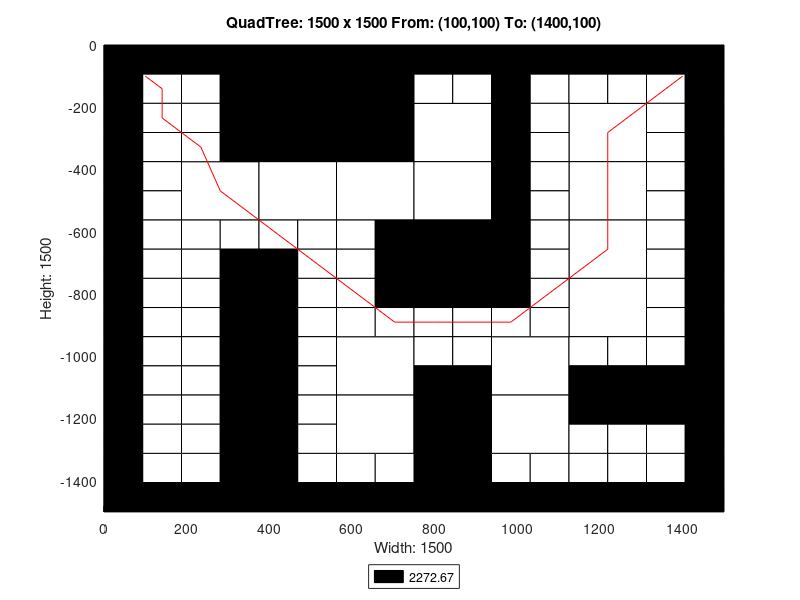

Write the MATLAB code that produced this figure.
axis([0 1500 -1500 0]);
title('QuadTree: 1500 x 1500 From: (100,100) To: (1400,100)');
xlabel('Width: 1500');
ylabel('Height: 1500');
rectangle('Position',[375 -375 375 375], 'FaceColor',[0 0 0]);
rectangle('Position',[187.5 -562.5 187.5 187.5], 'FaceColor',[1 1 1]);
rectangle('Position',[375 -562.5 187.5 187.5], 'FaceColor',[1 1 1]);
rectangle('Position',[562.5 -562.5 187.5 187.5], 'FaceColor',[1 1 1]);
rectangle('Position',[750 -375 187.5 187.5], 'FaceColor',[1 1 1]);
rectangle('Position',[1125 -375 187.5 187.5], 'FaceColor',[1 1 1]);
rectangle('Position',[750 -562.5 187.5 187.5], 'FaceColor',[1 1 1]);
rectangle('Position',[750 -750 187.5 187.5], 'FaceColor',[0 0 0]);
rectangle('Position',[1125 -562.5 187.5 187.5], 'FaceColor',[1 1 1]);
rectangle('Position',[1125 -750 187.5 187.5], 'FaceColor',[1 1 1]);
rectangle('Position',[562.5 -1125 187.5 187.5], 'FaceColor',[1 1 1]);
rectangle('Position',[562.5 -1312.5 187.5 187.5], 'FaceColor',[1 1 1]);
rectangle('Position',[937.5 -1125 187.5 187.5], 'FaceColor',[1 1 1]);
rectangle('Position',[1125 -937.5 187.5 187.5], 'FaceColor',[1 1 1]);
rectangle('Position',[750 -1312.5 187.5 187.5], 'FaceColor',[0 0 0]);
rectangle('Position',[937.5 -1312.5 187.5 187.5], 'FaceColor',[1 1 1]);
rectangle('Position',[750 -1500 187.5 187.5], 'FaceColor',[0 0 0]);
rectangle('Position',[0 -93.75 93.75 93.75], 'FaceColor',[0 0 0]);
rectangle('Position',[93.75 -93.75 93.75 93.75], 'FaceColor',[0 0 0]);
rectangle('Position',[0 -187.5 93.75 93.75], 'FaceColor',[0 0 0]);
rectangle('Position',[93.75 -187.5 93.75 93.75], 'FaceColor',[1 1 1]);
rectangle('Position',[187.5 -93.75 93.75 93.75], 'FaceColor',[0 0 0]);
rectangle('Position',[281.25 -93.75 93.75 93.75], 'FaceColor',[0 0 0]);
rectangle('Position',[187.5 -187.5 93.75 93.75], 'FaceColor',[1 1 1]);
rectangle('Position',[281.25 -187.5 93.75 93.75], 'FaceColor',[0 0 0]);
rectangle('Position',[0 -281.25 93.75 93.75], 'FaceColor',[0 0 0]);
rectangle('Position',[93.75 -281.25 93.75 93.75], 'FaceColor',[1 1 1]);
rectangle('Position',[0 -375 93.75 93.75], 'FaceColor',[0 0 0]);
rectangle('Position',[93.75 -375 93.75 93.75], 'FaceColor',[1 1 1]);
rectangle('Position',[187.5 -281.25 93.75 93.75], 'FaceColor',[1 1 1]);
rectangle('Position',[281.25 -281.25 93.75 93.75], 'FaceColor',[0 0 0]);
rectangle('Position',[187.5 -375 93.75 93.75], 'FaceColor',[1 1 1]);
rectangle('Position',[281.25 -375 93.75 93.75], 'FaceColor',[0 0 0]);
rectangle('Position',[0 -468.75 93.75 93.75], 'FaceColor',[0 0 0]);
rectangle('Position',[93.75 -468.75 93.75 93.75], 'FaceColor',[1 1 1]);
rectangle('Position',[0 -562.5 93.75 93.75], 'FaceColor',[0 0 0]);
rectangle('Position',[93.75 -562.5 93.75 93.75], 'FaceColor',[1 1 1]);
rectangle('Position',[0 -656.25 93.75 93.75], 'FaceColor',[0 0 0]);
rectangle('Position',[93.75 -656.25 93.75 93.75], 'FaceColor',[1 1 1]);
rectangle('Position',[0 -750 93.75 93.75], 'FaceColor',[0 0 0]);
rectangle('Position',[93.75 -750 93.75 93.75], 'FaceColor',[1 1 1]);
rectangle('Position',[187.5 -656.25 93.75 93.75], 'FaceColor',[1 1 1]);
rectangle('Position',[281.25 -656.25 93.75 93.75], 'FaceColor',[1 1 1]);
rectangle('Position',[187.5 -750 93.75 93.75], 'FaceColor',[1 1 1]);
rectangle('Position',[281.25 -750 93.75 93.75], 'FaceColor',[0 0 0]);
rectangle('Position',[375 -656.25 93.75 93.75], 'FaceColor',[1 1 1]);
rectangle('Position',[468.75 -656.25 93.75 93.75], 'FaceColor',[1 1 1]);
rectangle('Position',[375 -750 93.75 93.75], 'FaceColor',[0 0 0]);
rectangle('Position',[468.75 -750 93.75 93.75], 'FaceColor',[1 1 1]);
rectangle('Position',[562.5 -656.25 93.75 93.75], 'FaceColor',[1 1 1]);
rectangle('Position',[656.25 -656.25 93.75 93.75], 'FaceColor',[0 0 0]);
rectangle('Position',[562.5 -750 93.75 93.75], 'FaceColor',[1 1 1]);
rectangle('Position',[656.25 -750 93.75 93.75], 'FaceColor',[0 0 0]);
rectangle('Position',[750 -93.75 93.75 93.75], 'FaceColor',[0 0 0]);
rectangle('Position',[843.75 -93.75 93.75 93.75], 'FaceColor',[0 0 0]);
rectangle('Position',[750 -187.5 93.75 93.75], 'FaceColor',[1 1 1]);
rectangle('Position',[843.75 -187.5 93.75 93.75], 'FaceColor',[1 1 1]);
rectangle('Position',[937.5 -93.75 93.75 93.75], 'FaceColor',[0 0 0]);
rectangle('Position',[1031.25 -93.75 93.75 93.75], 'FaceColor',[0 0 0]);
rectangle('Position',[937.5 -187.5 93.75 93.75], 'FaceColor',[0 0 0]);
rectangle('Position',[1031.25 -187.5 93.75 93.75], 'FaceColor',[1 1 1]);
rectangle('Position',[937.5 -281.25 93.75 93.75], 'FaceColor',[0 0 0]);
rectangle('Position',[1031.25 -281.25 93.75 93.75], 'FaceColor',[1 1 1]);
rectangle('Position',[937.5 -375 93.75 93.75], 'FaceColor',[0 0 0]);
rectangle('Position',[1031.25 -375 93.75 93.75], 'FaceColor',[1 1 1]);
rectangle('Position',[1125 -93.75 93.75 93.75], 'FaceColor',[0 0 0]);
rectangle('Position',[1218.75 -93.75 93.75 93.75], 'FaceColor',[0 0 0]);
rectangle('Position',[1125 -187.5 93.75 93.75], 'FaceColor',[1 1 1]);
rectangle('Position',[1218.75 -187.5 93.75 93.75], 'FaceColor',[1 1 1]);
rectangle('Position',[1312.5 -93.75 93.75 93.75], 'FaceColor',[0 0 0]);
rectangle('Position',[1406.25 -93.75 93.75 93.75], 'FaceColor',[0 0 0]);
rectangle('Position',[1312.5 -187.5 93.75 93.75], 'FaceColor',[1 1 1]);
rectangle('Position',[1406.25 -187.5 93.75 93.75], 'FaceColor',[0 0 0]);
rectangle('Position',[1312.5 -281.25 93.75 93.75], 'FaceColor',[1 1 1]);
rectangle('Position',[1406.25 -281.25 93.75 93.75], 'FaceColor',[0 0 0]);
rectangle('Position',[1312.5 -375 93.75 93.75], 'FaceColor',[1 1 1]);
rectangle('Position',[1406.25 -375 93.75 93.75], 'FaceColor',[0 0 0]);
rectangle('Position',[937.5 -468.75 93.75 93.75], 'FaceColor',[0 0 0]);
rectangle('Position',[1031.25 -468.75 93.75 93.75], 'FaceColor',[1 1 1]);
rectangle('Position',[937.5 -562.5 93.75 93.75], 'FaceColor',[0 0 0]);
rectangle('Position',[1031.25 -562.5 93.75 93.75], 'FaceColor',[1 1 1]);
rectangle('Position',[937.5 -656.25 93.75 93.75], 'FaceColor',[0 0 0]);
rectangle('Position',[1031.25 -656.25 93.75 93.75], 'FaceColor',[1 1 1]);
rectangle('Position',[937.5 -750 93.75 93.75], 'FaceColor',[0 0 0]);
rectangle('Position',[1031.25 -750 93.75 93.75], 'FaceColor',[1 1 1]);
rectangle('Position',[1312.5 -468.75 93.75 93.75], 'FaceColor',[1 1 1]);
rectangle('Position',[1406.25 -468.75 93.75 93.75], 'FaceColor',[0 0 0]);
rectangle('Position',[1312.5 -562.5 93.75 93.75], 'FaceColor',[1 1 1]);
rectangle('Position',[1406.25 -562.5 93.75 93.75], 'FaceColor',[0 0 0]);
rectangle('Position',[1312.5 -656.25 93.75 93.75], 'FaceColor',[1 1 1]);
rectangle('Position',[1406.25 -656.25 93.75 93.75], 'FaceColor',[0 0 0]);
rectangle('Position',[1312.5 -750 93.75 93.75], 'FaceColor',[1 1 1]);
rectangle('Position',[1406.25 -750 93.75 93.75], 'FaceColor',[0 0 0]);
rectangle('Position',[0 -843.75 93.75 93.75], 'FaceColor',[0 0 0]);
rectangle('Position',[93.75 -843.75 93.75 93.75], 'FaceColor',[1 1 1]);
rectangle('Position',[0 -937.5 93.75 93.75], 'FaceColor',[0 0 0]);
rectangle('Position',[93.75 -937.5 93.75 93.75], 'FaceColor',[1 1 1]);
rectangle('Position',[187.5 -843.75 93.75 93.75], 'FaceColor',[1 1 1]);
rectangle('Position',[281.25 -843.75 93.75 93.75], 'FaceColor',[0 0 0]);
rectangle('Position',[187.5 -937.5 93.75 93.75], 'FaceColor',[1 1 1]);
rectangle('Position',[281.25 -937.5 93.75 93.75], 'FaceColor',[0 0 0]);
rectangle('Position',[0 -1031.25 93.75 93.75], 'FaceColor',[0 0 0]);
rectangle('Position',[93.75 -1031.25 93.75 93.75], 'FaceColor',[1 1 1]);
rectangle('Position',[0 -1125 93.75 93.75], 'FaceColor',[0 0 0]);
rectangle('Position',[93.75 -1125 93.75 93.75], 'FaceColor',[1 1 1]);
rectangle('Position',[187.5 -1031.25 93.75 93.75], 'FaceColor',[1 1 1]);
rectangle('Position',[281.25 -1031.25 93.75 93.75], 'FaceColor',[0 0 0]);
rectangle('Position',[187.5 -1125 93.75 93.75], 'FaceColor',[1 1 1]);
rectangle('Position',[281.25 -1125 93.75 93.75], 'FaceColor',[0 0 0]);
rectangle('Position',[375 -843.75 93.75 93.75], 'FaceColor',[0 0 0]);
rectangle('Position',[468.75 -843.75 93.75 93.75], 'FaceColor',[1 1 1]);
rectangle('Position',[375 -937.5 93.75 93.75], 'FaceColor',[0 0 0]);
rectangle('Position',[468.75 -937.5 93.75 93.75], 'FaceColor',[1 1 1]);
rectangle('Position',[562.5 -843.75 93.75 93.75], 'FaceColor',[1 1 1]);
rectangle('Position',[656.25 -843.75 93.75 93.75], 'FaceColor',[0 0 0]);
rectangle('Position',[562.5 -937.5 93.75 93.75], 'FaceColor',[1 1 1]);
rectangle('Position',[656.25 -937.5 93.75 93.75], 'FaceColor',[1 1 1]);
rectangle('Position',[375 -1031.25 93.75 93.75], 'FaceColor',[0 0 0]);
rectangle('Position',[468.75 -1031.25 93.75 93.75], 'FaceColor',[1 1 1]);
rectangle('Position',[375 -1125 93.75 93.75], 'FaceColor',[0 0 0]);
rectangle('Position',[468.75 -1125 93.75 93.75], 'FaceColor',[1 1 1]);
rectangle('Position',[0 -1218.75 93.75 93.75], 'FaceColor',[0 0 0]);
rectangle('Position',[93.75 -1218.75 93.75 93.75], 'FaceColor',[1 1 1]);
rectangle('Position',[0 -1312.5 93.75 93.75], 'FaceColor',[0 0 0]);
rectangle('Position',[93.75 -1312.5 93.75 93.75], 'FaceColor',[1 1 1]);
rectangle('Position',[187.5 -1218.75 93.75 93.75], 'FaceColor',[1 1 1]);
rectangle('Position',[281.25 -1218.75 93.75 93.75], 'FaceColor',[0 0 0]);
rectangle('Position',[187.5 -1312.5 93.75 93.75], 'FaceColor',[1 1 1]);
rectangle('Position',[281.25 -1312.5 93.75 93.75], 'FaceColor',[0 0 0]);
rectangle('Position',[0 -1406.25 93.75 93.75], 'FaceColor',[0 0 0]);
rectangle('Position',[93.75 -1406.25 93.75 93.75], 'FaceColor',[1 1 1]);
rectangle('Position',[0 -1500 93.75 93.75], 'FaceColor',[0 0 0]);
rectangle('Position',[93.75 -1500 93.75 93.75], 'FaceColor',[0 0 0]);
rectangle('Position',[187.5 -1406.25 93.75 93.75], 'FaceColor',[1 1 1]);
rectangle('Position',[281.25 -1406.25 93.75 93.75], 'FaceColor',[0 0 0]);
rectangle('Position',[187.5 -1500 93.75 93.75], 'FaceColor',[0 0 0]);
rectangle('Position',[281.25 -1500 93.75 93.75], 'FaceColor',[0 0 0]);
rectangle('Position',[375 -1218.75 93.75 93.75], 'FaceColor',[0 0 0]);
rectangle('Position',[468.75 -1218.75 93.75 93.75], 'FaceColor',[1 1 1]);
rectangle('Position',[375 -1312.5 93.75 93.75], 'FaceColor',[0 0 0]);
rectangle('Position',[468.75 -1312.5 93.75 93.75], 'FaceColor',[1 1 1]);
rectangle('Position',[375 -1406.25 93.75 93.75], 'FaceColor',[0 0 0]);
rectangle('Position',[468.75 -1406.25 93.75 93.75], 'FaceColor',[1 1 1]);
rectangle('Position',[375 -1500 93.75 93.75], 'FaceColor',[0 0 0]);
rectangle('Position',[468.75 -1500 93.75 93.75], 'FaceColor',[0 0 0]);
rectangle('Position',[562.5 -1406.25 93.75 93.75], 'FaceColor',[1 1 1]);
rectangle('Position',[656.25 -1406.25 93.75 93.75], 'FaceColor',[1 1 1]);
rectangle('Position',[562.5 -1500 93.75 93.75], 'FaceColor',[0 0 0]);
rectangle('Position',[656.25 -1500 93.75 93.75], 'FaceColor',[0 0 0]);
rectangle('Position',[750 -843.75 93.75 93.75], 'FaceColor',[0 0 0]);
rectangle('Position',[843.75 -843.75 93.75 93.75], 'FaceColor',[0 0 0]);
rectangle('Position',[750 -937.5 93.75 93.75], 'FaceColor',[1 1 1]);
rectangle('Position',[843.75 -937.5 93.75 93.75], 'FaceColor',[1 1 1]);
rectangle('Position',[937.5 -843.75 93.75 93.75], 'FaceColor',[0 0 0]);
rectangle('Position',[1031.25 -843.75 93.75 93.75], 'FaceColor',[1 1 1]);
rectangle('Position',[937.5 -937.5 93.75 93.75], 'FaceColor',[1 1 1]);
rectangle('Position',[1031.25 -937.5 93.75 93.75], 'FaceColor',[1 1 1]);
rectangle('Position',[750 -1031.25 93.75 93.75], 'FaceColor',[1 1 1]);
rectangle('Position',[843.75 -1031.25 93.75 93.75], 'FaceColor',[1 1 1]);
rectangle('Position',[750 -1125 93.75 93.75], 'FaceColor',[0 0 0]);
rectangle('Position',[843.75 -1125 93.75 93.75], 'FaceColor',[0 0 0]);
rectangle('Position',[1312.5 -843.75 93.75 93.75], 'FaceColor',[1 1 1]);
rectangle('Position',[1406.25 -843.75 93.75 93.75], 'FaceColor',[0 0 0]);
rectangle('Position',[1312.5 -937.5 93.75 93.75], 'FaceColor',[1 1 1]);
rectangle('Position',[1406.25 -937.5 93.75 93.75], 'FaceColor',[0 0 0]);
rectangle('Position',[1125 -1031.25 93.75 93.75], 'FaceColor',[1 1 1]);
rectangle('Position',[1218.75 -1031.25 93.75 93.75], 'FaceColor',[1 1 1]);
rectangle('Position',[1125 -1125 93.75 93.75], 'FaceColor',[0 0 0]);
rectangle('Position',[1218.75 -1125 93.75 93.75], 'FaceColor',[0 0 0]);
rectangle('Position',[1312.5 -1031.25 93.75 93.75], 'FaceColor',[1 1 1]);
rectangle('Position',[1406.25 -1031.25 93.75 93.75], 'FaceColor',[0 0 0]);
rectangle('Position',[1312.5 -1125 93.75 93.75], 'FaceColor',[0 0 0]);
rectangle('Position',[1406.25 -1125 93.75 93.75], 'FaceColor',[0 0 0]);
rectangle('Position',[937.5 -1406.25 93.75 93.75], 'FaceColor',[1 1 1]);
rectangle('Position',[1031.25 -1406.25 93.75 93.75], 'FaceColor',[1 1 1]);
rectangle('Position',[937.5 -1500 93.75 93.75], 'FaceColor',[0 0 0]);
rectangle('Position',[1031.25 -1500 93.75 93.75], 'FaceColor',[0 0 0]);
rectangle('Position',[1125 -1218.75 93.75 93.75], 'FaceColor',[0 0 0]);
rectangle('Position',[1218.75 -1218.75 93.75 93.75], 'FaceColor',[0 0 0]);
rectangle('Position',[1125 -1312.5 93.75 93.75], 'FaceColor',[1 1 1]);
rectangle('Position',[1218.75 -1312.5 93.75 93.75], 'FaceColor',[1 1 1]);
rectangle('Position',[1312.5 -1218.75 93.75 93.75], 'FaceColor',[0 0 0]);
rectangle('Position',[1406.25 -1218.75 93.75 93.75], 'FaceColor',[0 0 0]);
rectangle('Position',[1312.5 -1312.5 93.75 93.75], 'FaceColor',[1 1 1]);
rectangle('Position',[1406.25 -1312.5 93.75 93.75], 'FaceColor',[0 0 0]);
rectangle('Position',[1125 -1406.25 93.75 93.75], 'FaceColor',[1 1 1]);
rectangle('Position',[1218.75 -1406.25 93.75 93.75], 'FaceColor',[1 1 1]);
rectangle('Position',[1125 -1500 93.75 93.75], 'FaceColor',[0 0 0]);
rectangle('Position',[1218.75 -1500 93.75 93.75], 'FaceColor',[0 0 0]);
rectangle('Position',[1312.5 -1406.25 93.75 93.75], 'FaceColor',[1 1 1]);
rectangle('Position',[1406.25 -1406.25 93.75 93.75], 'FaceColor',[0 0 0]);
rectangle('Position',[1312.5 -1500 93.75 93.75], 'FaceColor',[0 0 0]);
rectangle('Position',[1406.25 -1500 93.75 93.75], 'FaceColor',[0 0 0]);
X=[1400,1359.38,1218.75,1218.75,1218.75,1078.12,984.375,890.625,796.875,703.125,609.375,515.625,421.875,281.25,234.375,140.625,140.625,100];
Y=[-100,-140.625,-281.25,-468.75,-656.25,-796.875,-890.625,-890.625,-890.625,-890.625,-796.875,-703.125,-609.375,-468.75,-328.125,-234.375,-140.625,-100];
hold on;
plot(X,Y,'r');
legend('2272.67','Location','southoutside');
